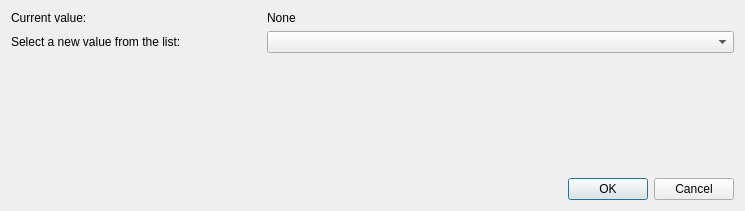
<?xml version="1.0" encoding="UTF-8"?>
<ui version="4.0">
 <class>ListSelect</class>
 <widget class="QWidget" name="ListSelect">
  <property name="geometry">
   <rect>
    <x>0</x>
    <y>0</y>
    <width>745</width>
    <height>211</height>
   </rect>
  </property>
  <property name="windowTitle">
   <string>Form</string>
  </property>
  <layout class="QVBoxLayout" name="verticalLayout">
   <item>
    <layout class="QGridLayout" name="gridLayout">
     <item row="1" column="0" colspan="2">
      <widget class="QLabel" name="questionLabel">
       <property name="sizePolicy">
        <sizepolicy hsizetype="Fixed" vsizetype="Preferred">
         <horstretch>0</horstretch>
         <verstretch>0</verstretch>
        </sizepolicy>
       </property>
       <property name="minimumSize">
        <size>
         <width>250</width>
         <height>0</height>
        </size>
       </property>
       <property name="text">
        <string>Select a new value from the list:</string>
       </property>
       <property name="scaledContents">
        <bool>false</bool>
       </property>
       <property name="alignment">
        <set>Qt::AlignLeading|Qt::AlignLeft|Qt::AlignVCenter</set>
       </property>
       <property name="wordWrap">
        <bool>true</bool>
       </property>
      </widget>
     </item>
     <item row="1" column="2">
      <widget class="QComboBox" name="comboBox">
       <property name="sizePolicy">
        <sizepolicy hsizetype="Expanding" vsizetype="Preferred">
         <horstretch>0</horstretch>
         <verstretch>0</verstretch>
        </sizepolicy>
       </property>
      </widget>
     </item>
     <item row="0" column="2">
      <widget class="QLabel" name="valueLabel">
       <property name="sizePolicy">
        <sizepolicy hsizetype="Expanding" vsizetype="Preferred">
         <horstretch>0</horstretch>
         <verstretch>0</verstretch>
        </sizepolicy>
       </property>
       <property name="text">
        <string>None</string>
       </property>
      </widget>
     </item>
     <item row="0" column="0" colspan="2">
      <widget class="QLabel" name="staticLabel">
       <property name="sizePolicy">
        <sizepolicy hsizetype="Fixed" vsizetype="Preferred">
         <horstretch>0</horstretch>
         <verstretch>0</verstretch>
        </sizepolicy>
       </property>
       <property name="minimumSize">
        <size>
         <width>200</width>
         <height>0</height>
        </size>
       </property>
       <property name="text">
        <string>Current value:</string>
       </property>
      </widget>
     </item>
    </layout>
   </item>
   <item>
    <spacer name="verticalSpacer">
     <property name="orientation">
      <enum>Qt::Vertical</enum>
     </property>
     <property name="sizeHint" stdset="0">
      <size>
       <width>20</width>
       <height>97</height>
      </size>
     </property>
    </spacer>
   </item>
   <item>
    <widget class="QDialogButtonBox" name="buttonBox">
     <property name="standardButtons">
      <set>QDialogButtonBox::Cancel|QDialogButtonBox::Ok</set>
     </property>
     <property name="centerButtons">
      <bool>false</bool>
     </property>
    </widget>
   </item>
  </layout>
 </widget>
 <resources/>
 <connections/>
</ui>
